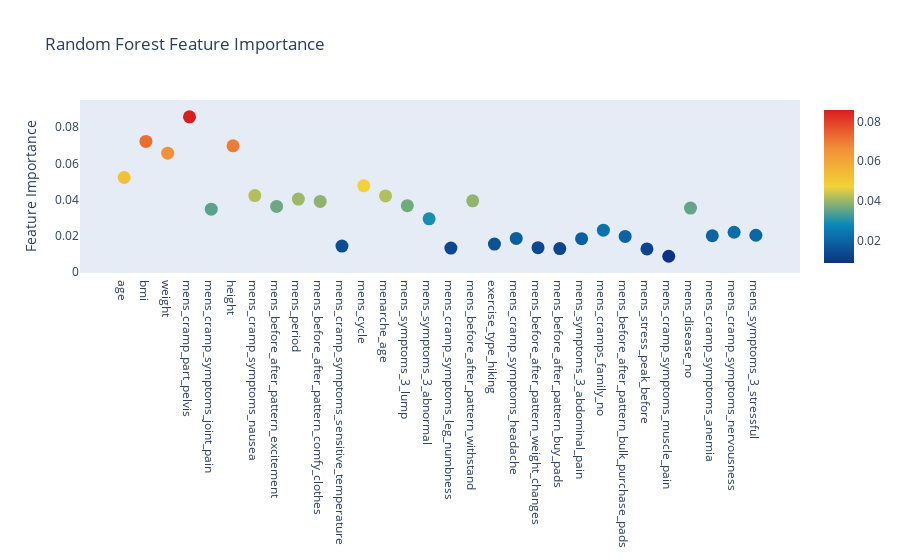
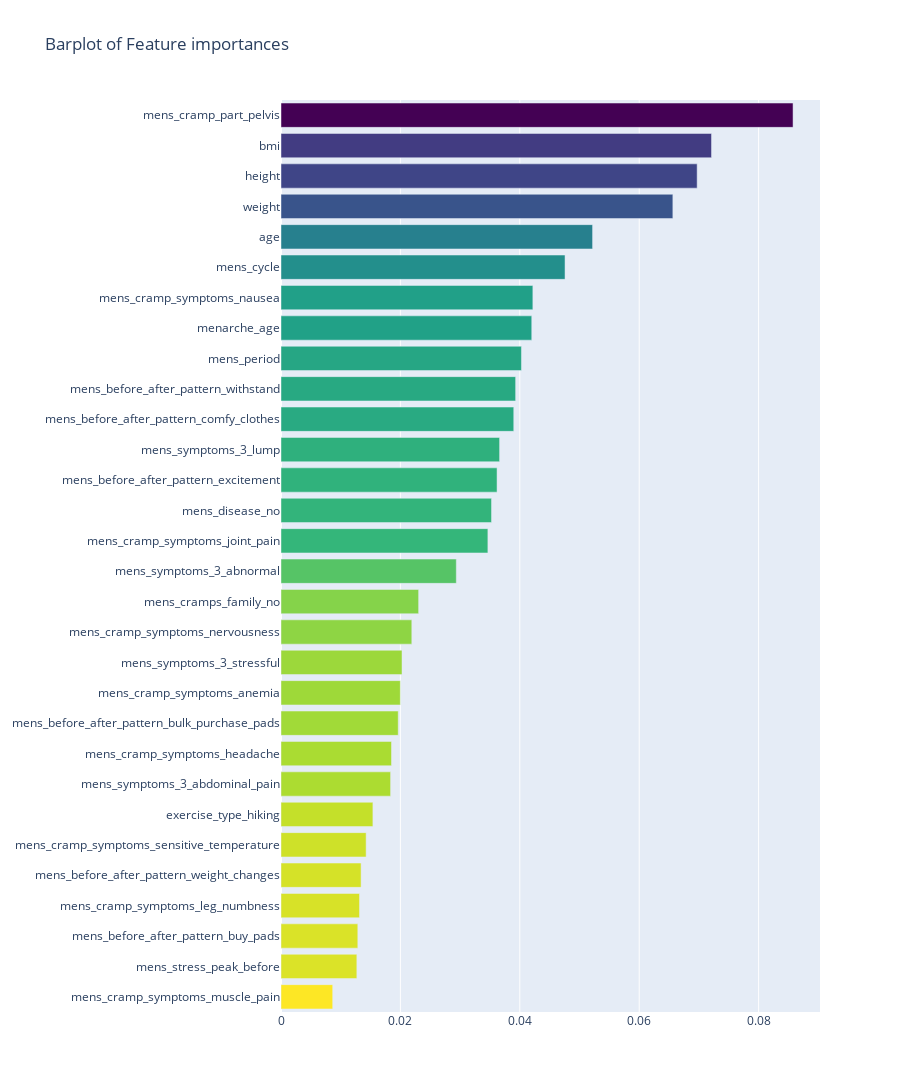

Source (notebook cell) for these figures, in order:
### Code cell
import matplotlib.pyplot as plt
%matplotlib inline
import plotly.offline as py
py.init_notebook_mode(connected=True)
import plotly.graph_objs as go
import plotly.tools as tls
import pandas as pd
import numpy as np
from matplotlib import pyplot
from sklearn.model_selection import train_test_split
from sklearn.ensemble import RandomForestClassifier
from sklearn.model_selection import train_test_split # train/test
from sklearn.datasets import load_wine # dataset 
from sklearn.metrics import accuracy_score, confusion_matrix # 평가 : 분류정확도 
from sklearn.metrics import classification_report # 평가 : 정확률, 재현율, f1_score
from sklearn.model_selection import train_test_split
df = pd.read_csv("data/test1.csv")
def rating(mens_cramp):
    if mens_cramp >= 8: return 2
    elif mens_cramp >= 7: return 1
    else: return 0
df['mens_cramp_rank'] = df.apply(lambda x: rating(x['mens_cramp']),axis=1)

X = df[['age', 'bmi', 'weight', 'mens_cramp_part_pelvis', 'mens_cramp_symptoms_joint_pain', 'height', 'mens_cramp_symptoms_nausea', 'mens_before_after_pattern_excitement', 'mens_period', 'mens_before_after_pattern_comfy_clothes', 'mens_cramp_symptoms_sensitive_temperature', 'mens_cycle', 'menarche_age', 'mens_symptoms_3_lump', 'mens_symptoms_3_abnormal', 'mens_cramp_symptoms_leg_numbness', 'mens_before_after_pattern_withstand', 'exercise_type_hiking', 'mens_cramp_symptoms_headache', 'mens_before_after_pattern_weight_changes', 'mens_before_after_pattern_buy_pads', 'mens_symptoms_3_abdominal_pain', 'mens_cramps_family_no', 'mens_before_after_pattern_bulk_purchase_pads', 'mens_stress_peak_before', 'mens_cramp_symptoms_muscle_pain', 'mens_disease_no', 'mens_cramp_symptoms_anemia', 'mens_cramp_symptoms_nervousness', 'mens_symptoms_3_stressful']]
y = df['mens_cramp_rank']
X_train, X_test, y_train, y_test = train_test_split(X, y, test_size = 0.3)

model = RandomForestClassifier(n_estimators = 400)
model.fit(X_train, y_train)

y_pred = model.predict(X_test)
print("Accuracy is: ", accuracy_score(y_pred, y_test))

con_mat = confusion_matrix(y_pred, y_test)
print(con_mat)

report = classification_report(y_pred, y_test)
print(report)

features = X_train.columns.values
print("---- Training Done ----")

trace = go.Scatter(
    y = model.feature_importances_,
    x = features,
    mode = 'markers',
    marker = dict(
        sizemode = 'diameter',
        sizeref = 1,
        size = 13,
        color = model.feature_importances_,
        colorscale='Portland',
        showscale = True
    ),
    text = features
)
data = [trace]

layout = go.Layout(
    autosize = True,
    title = 'Random Forest Feature Importance',
    hovermode = 'closest',
    xaxis = dict(
        ticklen = 5,
        showgrid = False,
        zeroline = False,
        showline = False
    ),
    yaxis = dict(
        title = 'Feature Importance',
        showgrid = False,
        zeroline = False,
        ticklen = 5,
        gridwidth = 2
    ),
    showlegend = False
)
fig = go.Figure(data, layout = layout)
py.iplot(fig, filename = 'scatter2010')

x, y = (list(x) for x in zip(*sorted(zip(model.feature_importances_, features), reverse = False)))
trace2 = go.Bar(
    x = x,
    y = y,
    marker = dict(
        color = x,
        colorscale = 'Viridis',
        reversescale = True
    ),
    name = 'Random Forest Feature importance',
    orientation = 'h'
)

layout = dict(
    title = 'Barplot of Feature importances',
    width = 900, height = 2000,
    yaxis = dict(
        showgrid = False,
        showline = False,
        showticklabels = True
    )
)

fig1 = go.Figure(data = [trace2])
fig1['layout'].update(layout)
py.iplot(fig1, filename = 'plots')

result = pd.DataFrame({'pred' : y_pred, 'real' : y_test})
result

# get importance
importance = model.feature_importances_
# summarize feature importance
for i,v in enumerate(importance):
	print('Feature: %0d, Score: %.5f' % (i,v))
# plot feature importance
pyplot.bar([x for x in range(len(importance))], importance)
pyplot.show()

### Figure 1 — Plotly figure (JSON) as saved in the notebook; plotly's stock layout.template omitted (floating-point values rounded to 4 significant figures)
{"data": [{"marker": {"color": [0.05219, 0.07211, 0.06564, 0.08577, 0.03465, 0.06971, 0.04219, 0.03619, 0.04028, 0.03899, 0.01426, 0.04758, 0.042, 0.03661, 0.02937, 0.01315, 0.0393, 0.01539, 0.01851, 0.01342, 0.01287, 0.01836, 0.02305, 0.01964, 0.0127, 0.008661, 0.03526, 0.01999, 0.02191, 0.02027], "colorscale": [[0, "rgb(12,51,131)"], [0.25, "rgb(10,136,186)"], [0.5, "rgb(242,211,56)"], [0.75, "rgb(242,143,56)"], [1, "rgb(217,30,30)"]], "showscale": true, "size": 13, "sizemode": "diameter", "sizeref": 1}, "mode": "markers", "text": ["age", "bmi", "weight", "mens_cramp_part_pelvis", "mens_cramp_symptoms_joint_pain", "height", "mens_cramp_symptoms_nausea", "mens_before_after_pattern_excitement", "mens_period", "mens_before_after_pattern_comfy_clothes", "mens_cramp_symptoms_sensitive_temperature", "mens_cycle", "menarche_age", "mens_symptoms_3_lump", "mens_symptoms_3_abnormal", "mens_cramp_symptoms_leg_numbness", "mens_before_after_pattern_withstand", "exercise_type_hiking", "mens_cramp_symptoms_headache", "mens_before_after_pattern_weight_changes", "mens_before_after_pattern_buy_pads", "mens_symptoms_3_abdominal_pain", "mens_cramps_family_no", "mens_before_after_pattern_bulk_purchase_pads", "mens_stress_peak_before", "mens_cramp_symptoms_muscle_pain", "mens_disease_no", "mens_cramp_symptoms_anemia", "mens_cramp_symptoms_nervousness", "mens_symptoms_3_stressful"], "type": "scatter", "x": ["age", "bmi", "weight", "mens_cramp_part_pelvis", "mens_cramp_symptoms_joint_pain", "height", "mens_cramp_symptoms_nausea", "mens_before_after_pattern_excitement", "mens_period", "mens_before_after_pattern_comfy_clothes", "mens_cramp_symptoms_sensitive_temperature", "mens_cycle", "menarche_age", "mens_symptoms_3_lump", "mens_symptoms_3_abnormal", "mens_cramp_symptoms_leg_numbness", "mens_before_after_pattern_withstand", "exercise_type_hiking", "mens_cramp_symptoms_headache", "mens_before_after_pattern_weight_changes", "mens_before_after_pattern_buy_pads", "mens_symptoms_3_abdominal_pain", "mens_cramps_family_no", "mens_before_after_pattern_bulk_purchase_pads", "mens_stress_peak_before", "mens_cramp_symptoms_muscle_pain", "mens_disease_no", "mens_cramp_symptoms_anemia", "mens_cramp_symptoms_nervousness", "mens_symptoms_3_stressful"], "y": [0.05219, 0.07211, 0.06564, 0.08577, 0.03465, 0.06971, 0.04219, 0.03619, 0.04028, 0.03899, 0.01426, 0.04758, 0.042, 0.03661, 0.02937, 0.01315, 0.0393, 0.01539, 0.01851, 0.01342, 0.01287, 0.01836, 0.02305, 0.01964, 0.0127, 0.008661, 0.03526, 0.01999, 0.02191, 0.02027]}], "layout": {"autosize": true, "hovermode": "closest", "showlegend": false, "title": {"text": "Random Forest Feature Importance"}, "xaxis": {"showgrid": false, "showline": false, "ticklen": 5, "zeroline": false}, "yaxis": {"gridwidth": 2, "showgrid": false, "ticklen": 5, "title": {"text": "Feature Importance"}, "zeroline": false}}}

### Figure 2 — Plotly figure (JSON) as saved in the notebook; plotly's stock layout.template omitted (floating-point values rounded to 4 significant figures)
{"data": [{"marker": {"color": [0.008661, 0.0127, 0.01287, 0.01315, 0.01342, 0.01426, 0.01539, 0.01836, 0.01851, 0.01964, 0.01999, 0.02027, 0.02191, 0.02305, 0.02937, 0.03465, 0.03526, 0.03619, 0.03661, 0.03899, 0.0393, 0.04028, 0.042, 0.04219, 0.04758, 0.05219, 0.06564, 0.06971, 0.07211, 0.08577], "colorscale": [[0, "#440154"], [0.1111, "#482878"], [0.2222, "#3e4989"], [0.3333, "#31688e"], [0.4444, "#26828e"], [0.5556, "#1f9e89"], [0.6667, "#35b779"], [0.7778, "#6ece58"], [0.8889, "#b5de2b"], [1, "#fde725"]], "reversescale": true}, "name": "Random Forest Feature importance", "orientation": "h", "type": "bar", "x": [0.008661, 0.0127, 0.01287, 0.01315, 0.01342, 0.01426, 0.01539, 0.01836, 0.01851, 0.01964, 0.01999, 0.02027, 0.02191, 0.02305, 0.02937, 0.03465, 0.03526, 0.03619, 0.03661, 0.03899, 0.0393, 0.04028, 0.042, 0.04219, 0.04758, 0.05219, 0.06564, 0.06971, 0.07211, 0.08577], "y": ["mens_cramp_symptoms_muscle_pain", "mens_stress_peak_before", "mens_before_after_pattern_buy_pads", "mens_cramp_symptoms_leg_numbness", "mens_before_after_pattern_weight_changes", "mens_cramp_symptoms_sensitive_temperature", "exercise_type_hiking", "mens_symptoms_3_abdominal_pain", "mens_cramp_symptoms_headache", "mens_before_after_pattern_bulk_purchase_pads", "mens_cramp_symptoms_anemia", "mens_symptoms_3_stressful", "mens_cramp_symptoms_nervousness", "mens_cramps_family_no", "mens_symptoms_3_abnormal", "mens_cramp_symptoms_joint_pain", "mens_disease_no", "mens_before_after_pattern_excitement", "mens_symptoms_3_lump", "mens_before_after_pattern_comfy_clothes", "mens_before_after_pattern_withstand", "mens_period", "menarche_age", "mens_cramp_symptoms_nausea", "mens_cycle", "age", "weight", "height", "bmi", "mens_cramp_part_pelvis"]}], "layout": {"height": 2000, "title": {"text": "Barplot of Feature importances"}, "width": 900, "yaxis": {"showgrid": false, "showline": false, "showticklabels": true}}}
